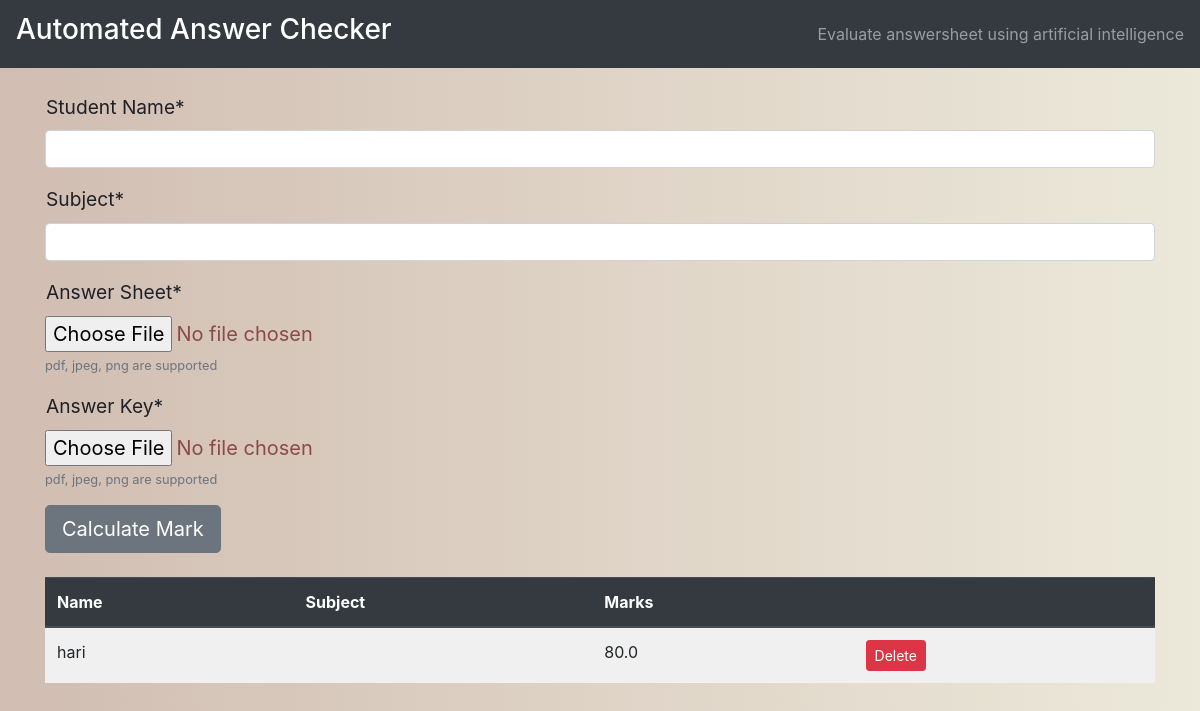
Before: / with the older database file.
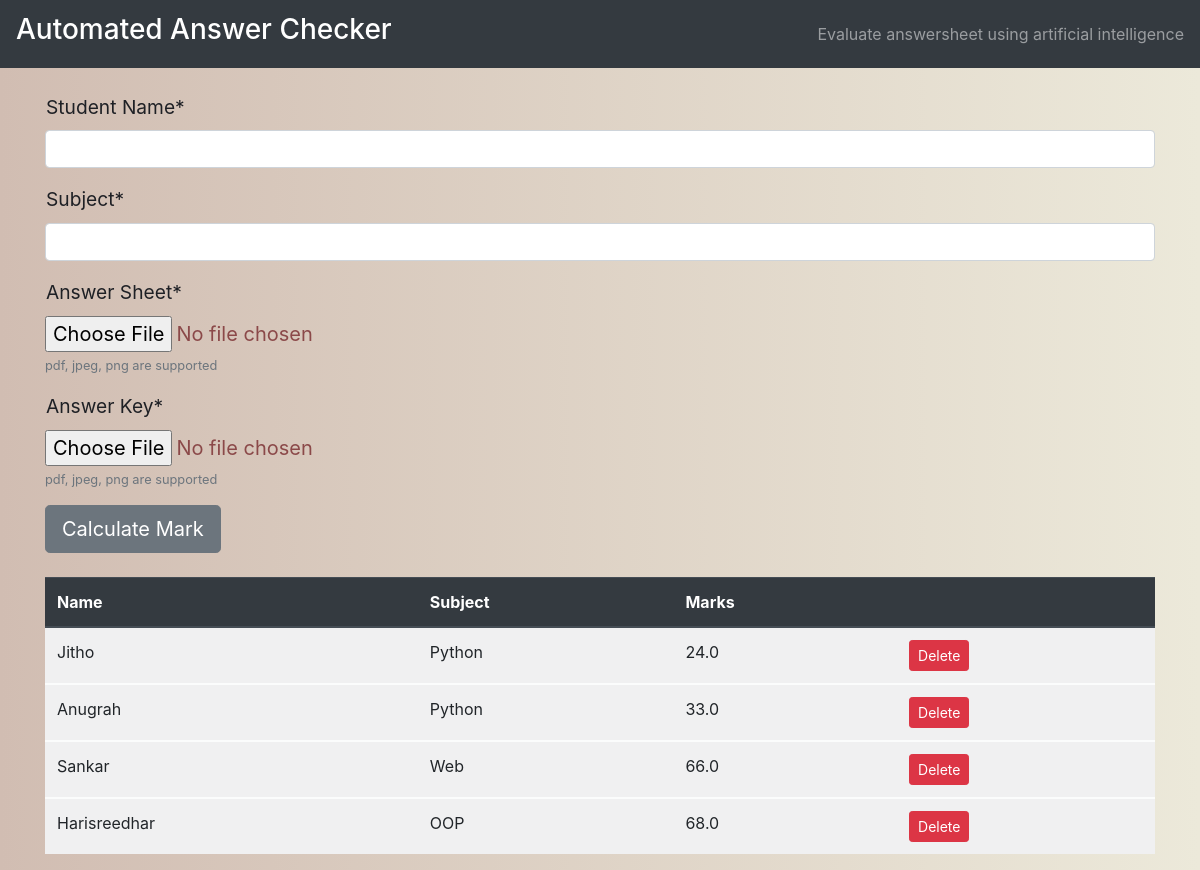
After: the same page with the newer database file.
### core/models.py (models this page shows)
class AnswerTable(models.Model):
    student_name = models.CharField(max_length=256)
    subject_name = models.CharField(max_length=256)
    answer = models.FileField(upload_to='documents/%Y/%m/%d')
    answer_key = models.FileField(upload_to='documents/%Y/%m/%d')
    marks = models.FloatField()

### core/views.py (the view, shortened to what this page needs)
# urls.py: 2. Add a URL to urlpatterns:  path('', views.home, name='home')
def home(request):
    form = AnswerForm()
    datas = AnswerTable.objects.all()
    return render(request, 'home.html', {'form': form, 'datas': datas})

### core/forms.py
class AnswerForm(forms.Form):
    student_name = forms.CharField(
    label='Student Name',
    )
    subject_name = forms.CharField(
    label='Subject',
    )
    answer = forms.FileField(
    label='Answer Sheet',
    help_text='pdf, jpeg, png are supported',
    )
    answer_key = forms.FileField(
    label='Answer Key',
    help_text='pdf, jpeg, png are supported'
    )

### core/templates/home.html (shortened to what this page needs)
{% extends 'base.html' %}
{% load crispy_forms_filters %}
{% block content %}
<section id="AAC">
    <div class="container">
        <div class="row">
            <div class="col-md-12">
                <form method="POST" enctype="multipart/form-data">
                    {{ form|crispy }}
                    <input type="submit" class="btn btn-secondary btn-lg" value="Calculate Mark"/>
                </form>
            </div>
            <div class="container">
                <br>
                {% if datas %}
                <table class="table table-striped table-light table-hover">
                  <thead class = "thead-dark">
                    <tr>
                      <th>Name</th>
                      <th>Subject</th>
                      <th>Marks</th>
                      <th></th>
                    </tr>
                  </thead>
                  {% for data in datas %}
                  <tbody class>
                    <tr>
                      <td>{{ data.student_name }}</td>
                      <td>{{ data.subject_name }}</td>
                      <td>{{ data.marks }}</td>
                      <td>
                        <form action="{% url 'delete' data.id %}" method="POST" class="d-inline-block">
                            <input type="submit" class="btn btn-sm btn-danger" value="Delete"/>
                        </form>
                      </td>
                    </tr>
                  </tbody>
                  {% endfor %}
                </table>
                {% endif %}
              </div>
        </div>
    </div>
</section>
{% endblock %}

### core/templates/base.html (shortened to what this page needs)
{% load static %}
<!doctype html>
<html lang="en">
<head>
    <link rel="stylesheet" href="https://stackpath.bootstrapcdn.com/bootstrap/4.4.1/css/bootstrap.min.css"
>
    <link rel="stylesheet" href="{% static 'css/style.css' %}">
</head>
<body>
        <nav class="navbar navbar-dark bg-dark">
        <span class="navbar-brand mb-0 h1">
                <h3>Automated Answer Checker</h3>
        </span>
        <span class="navbar-text">
                Evaluate answersheet using artificial intelligence
        </span>
        </nav>
        <br>
{% block content%}
{% endblock %}
</body>
</html>

### static/css/style.css (style rules this page uses)
body { background-image: linear-gradient(to right, #d1bdb2 0%, #ece9da 100%); }
input[type="file"] { z-index: -1; top: 6px; left: 0; font-size: 20px; color: rgb(139, 73, 73); }
label { color: rgb(30, 32, 37); padding: 1px; font-size: 120%; }

Changed rows visible on the page:
removed AnswerTable: student_name "hari", marks "80.0"
added AnswerTable: student_name "Jitho", subject_name "Python", marks "24.0"
added AnswerTable: student_name "Anugrah", subject_name "Python", marks "33.0"
added AnswerTable: student_name "Sankar", subject_name "Web", marks "66.0"
added AnswerTable: student_name "Harisreedhar", subject_name "OOP", marks "68.0"
